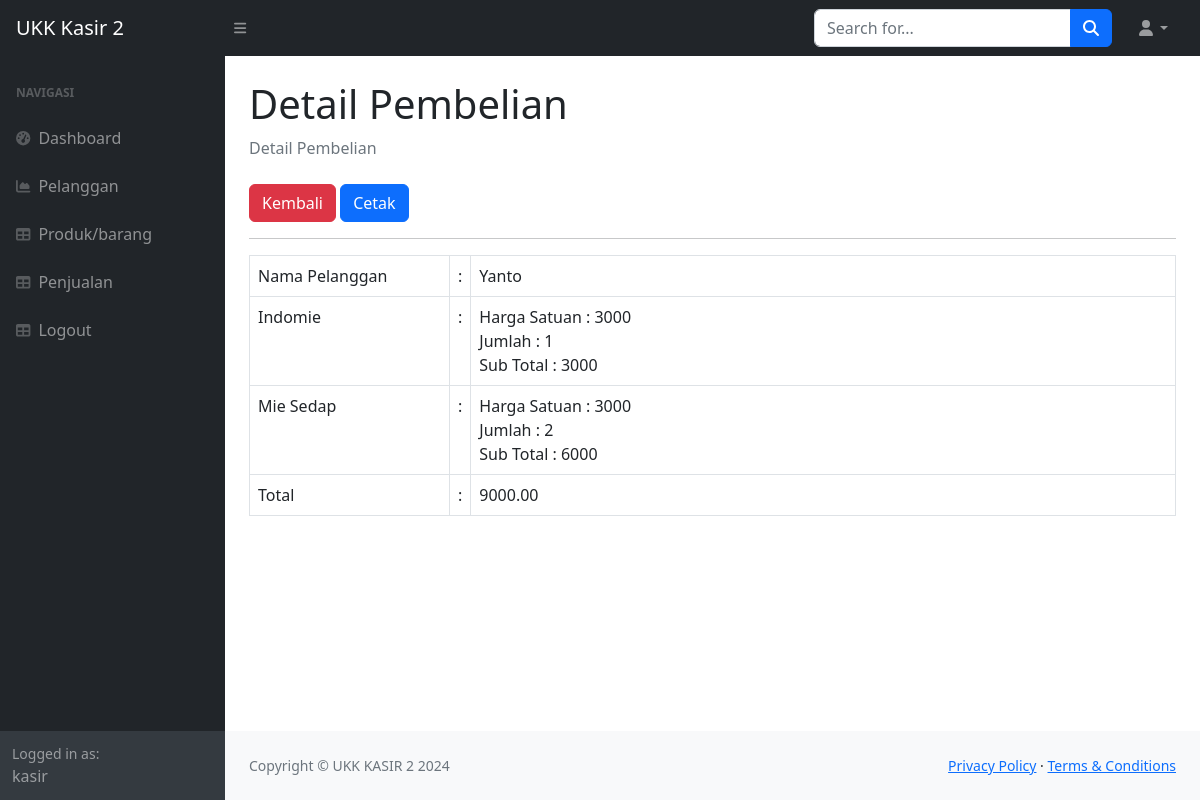
Page /index.php?page=penjualan_detail&id=1 (signed in) on the committed database.
### tables this page shows
CREATE TABLE `penjualan` (
  `id_penjualan` int(11) NOT NULL,
  `tanggal_penjualan` date DEFAULT NULL,
  `total_harga` decimal(10,2) DEFAULT NULL,
  `id_pelanggan` int(11) DEFAULT NULL
);

CREATE TABLE `pelanggan` (
  `id_pelanggan` int(11) NOT NULL,
  `nama` varchar(30) NOT NULL,
  `alamat` varchar(30) NOT NULL,
  `telp` varchar(20) NOT NULL
);

CREATE TABLE `detail_penjualan` (
  `id_detail` int(11) NOT NULL,
  `id_penjualan` int(11) DEFAULT NULL,
  `id_produk` int(11) DEFAULT NULL,
  `jumlah_produk` int(11) DEFAULT NULL,
  `sub_total` int(11) DEFAULT NULL
);

CREATE TABLE `produk` (
  `id_produk` int(11) NOT NULL,
  `kode_produk` varchar(20) NOT NULL,
  `nama` varchar(30) NOT NULL,
  `stok` int(11) NOT NULL,
  `harga` decimal(10,0) NOT NULL
);

### penjualan_detail.php (the view, shortened to what this page needs)
<?php
    $id = $_GET['id'];
    $query = mysqli_query($koneksi, "SELECT*FROM penjualan LEFT JOIN pelanggan ON pelanggan.id_pelanggan = penjualan.id_pelanggan WHERE id_penjualan=$id");
    $data = mysqli_fetch_array($query);
?>
<div class="container-fluid px-4">
    <h1 class="mt-4">Detail Pembelian</h1>
    <ol class="breadcrumb mb-4">
        <li class="breadcrumb-item active">Detail Pembelian</li>
    </ol>
    <a href="?page=penjualan" class="btn btn-danger">Kembali</a>
    <button class="btn btn-primary" onclick="cetak()">Cetak</button>
    <hr>
    <form method="post">
        <table class="table table-bordered" id="table">
            <tr>
                <td width="200">Nama Pelanggan</td>
                <td width="1">:</td>
                <td>
                    <?php echo $data['nama']; ?>
                </td>
            </tr>
            <?php
                $pro = mysqli_query($koneksi, "SELECT*FROM detail_penjualan LEFT JOIN produk ON produk.id_produk = detail_penjualan.id_produk WHERE id_penjualan = $id");
                while ($produk = mysqli_fetch_array($pro)) {
            ?>
            <tr>
                <td><?php echo $produk['nama']; ?></php></td>
                <td>:</td>
                <td>
                        Harga Satuan : <?php echo $produk['harga']; ?></php><br>
                        Jumlah : <?php echo $produk['jumlah_produk']; ?></php><br>
                        Sub Total : <?php echo $produk['sub_total']; ?></php>
                </td>
            </tr>
            <?php } ?>
            <tr>
                <td>Total</td>
                <td>:</td>
                <td><?php echo $data['total_harga']; ?></td>
            </tr>
        </table>
    </form>
</div>

### rows in the picture
penjualan: id_pelanggan.nama "Yanto", total_harga "9000.00"
detail_penjualan: id_produk.nama "Indomie", id_produk.harga "3000", jumlah_produk "1", sub_total "3000"
detail_penjualan: id_produk.nama "Mie Sedap", id_produk.harga "3000", jumlah_produk "2", sub_total "6000"

### other values in the picture
$_SESSION['user']['nama'] "kasir"
